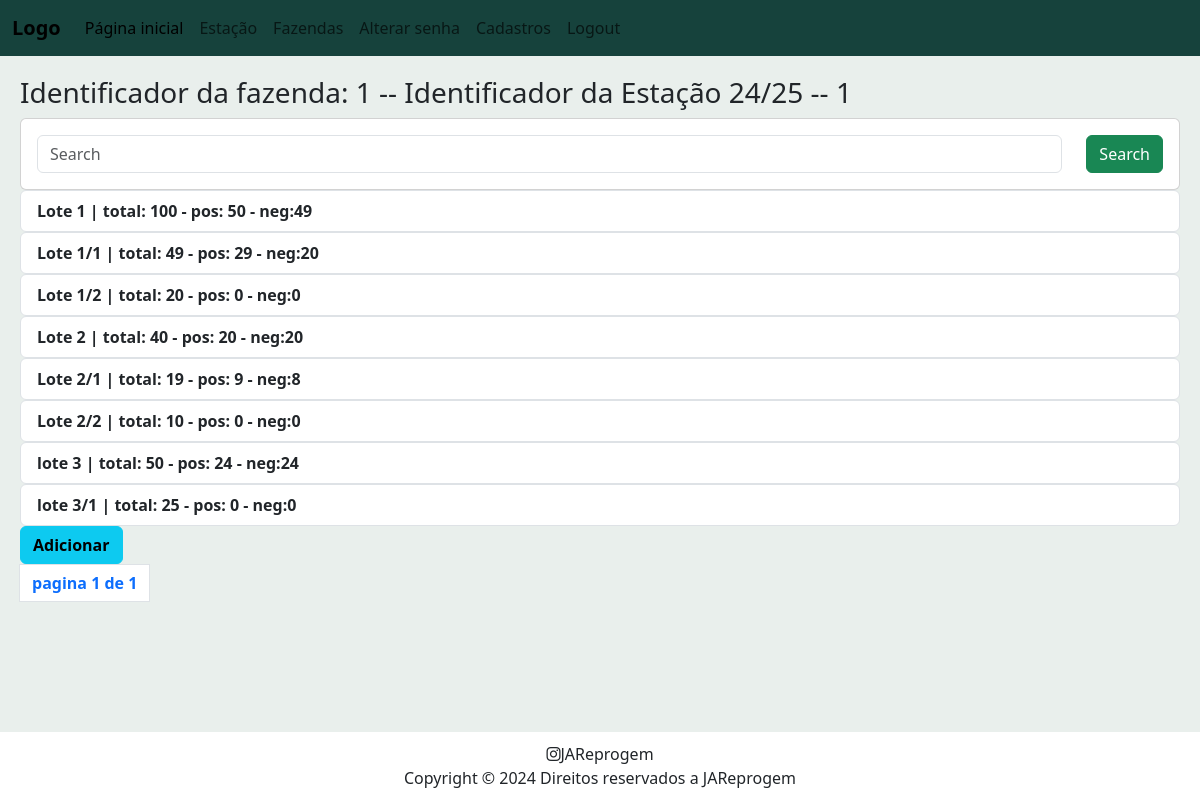
The app's page /batch/1/season/1 (signed in) with its own data.
### farm/models.py (models this page shows, shortened)
class Farm(models.Model):
    farm_name = models.CharField(max_length=200)
    farm_brand = models.ImageField(default="defaultlogo.jpg", upload_to="farm_logos")
    farm_acronym = models.CharField(max_length=4, default="")
    farm_owner = models.CharField(max_length=200)
    farm_location = models.CharField(max_length=200)

### season/models.py (models this page shows, shortened)
class Season(models.Model):
    season_name = models.CharField(max_length=200)
    begin_date = models.DateField()
    end_date = models.DateField()
    farms = models.ManyToManyField(Farm, related_name='seasons')

### batch/models.py (models this page shows, shortened)
class Batch(models.Model):
    class Choices(models.TextChoices):
        SIM = "M", "Macho"
        NAO = "F", "Fêmea"
        MIX = "H", "Heterogêneo"
    farm = models.ForeignKey(Farm, on_delete=models.CASCADE, related_name="batches")
    season = models.ForeignKey(Season, on_delete=models.CASCADE, related_name="batches")
    batch_name = models.CharField(max_length=200)
    prior_batch = models.ForeignKey('self', on_delete=models.CASCADE, null=True, blank=True, related_name='derivative')
    batch_shaping = models.ForeignKey(Shaping, on_delete=models.CASCADE, related_name="batches", default=None)
    batch_maternity = models.CharField(
        max_length=1,
        choices=Choices.choices
    )
    protocol =models.ForeignKey(Protocol, on_delete=models.CASCADE, related_name="batches", default=None)
    vet_name = models.ForeignKey(User, on_delete=models.CASCADE, default=1)
    batch_size = models.IntegerField()
    d0_date = models.DateField(blank=True, null=True, default=None)
    dg_date = models.DateField(blank=True, null=True, default=None)
    negative_quant = models.IntegerField(default=0)
    recurrence_negative_quant = models.IntegerField(default=0)
    positive_quant = models.IntegerField(default=0)
    recurrence_positive_quant = models.IntegerField(default=0)
    recurrence_quant = models.IntegerField(default=0)
    uncertainty_quant = models.IntegerField(default=0)
    batch_acronym = models.CharField(max_length=50, default="", blank=True)

### batch/views.py (the view)
# urls.py: path("<int:farm_id>/season/<int:season_id>", views.batch_index, name="batch_index"),
@login_required
def batch_index(request, farm_id, season_id):
    season = Season.objects.get(id=season_id)
    farm = Farm.objects.get(id=farm_id)
    batch_list = Batch.objects.filter(farm=farm, season=season).order_by('id')
    batch_name = request.GET.get("batch_name")
    if batch_name != "" and batch_name is not None:
        batch_list = batch_list.filter(batch_name__icontains = batch_name)
    paginator = Paginator(batch_list, 9)
    page = request.GET.get("page")
    batch_list = paginator.get_page(page)
    context = {
        "season": season,
        "farm": farm,
        "batch_list": batch_list,
    }
    return render(request, "batch/batch-index.html", context)

### batch/templates/batch/batch-index.html (shortened to what this page needs)
{% extends 'farm/base.html' %}
    {% block body %}
        <h3> Identificador da fazenda: {{ farm.id }} -- Identificador da {{ season.season_name }} -- {{ season.id }} </h3>
        {% if batch_list %}
            <div class="row">
                <div class="col-md-12">
                    <form class="card card-sm">
                        <div class="card-body row no-gutters align-items-center">
                            <div class="col">
                                <input type="search" name="batch_name" placeholder="Search" class="form-control form-control-borderless">
                            </div>
                            <div class="col-auto">
                                <button class="btn btn-success" type="submit">Search</button>
                            </div>
                        </div>
                    </form>
                </div>
            </div>
            {% for batch in batch_list %}
                <ul class="list-group">
                    <li class="list-group-item">
                        <a href="{% url 'batch_detail' batch.id %}">
                            {{ batch.batch_name }} |
                            total: {{ batch.batch_size }} - pos: {{ batch.positive_quant }} - neg:{{ batch.negative_quant }}
                        </a>
                    </li>
                </ul>
            {% endfor %}
            <button type="button" class="btn btn-info"><a href="{% url 'add_batch' farm.id season.id %}">Adicionar</a></button>
            <nav aria-label="Page navigation example" style="background-color: #e9efec;">
                <ul class="pagination">
                    <li class="page-item"><a class="page-link" href="#">pagina {{ batch_list.number }} de {{ batch_list.paginator.num_pages }}</a></li>
                </ul>
            </nav>
        {% else %}
            <h4>Sem lotes cadastrados</h4>
            <button type="button" class="btn btn-info"><a href="{% url 'add_batch' farm.id season.id %}">Adicionar</a></button>
        {% endif %}
    {% endblock %}

### static/css/styles.css (style rules this page uses)
a { text-decoration: none; color: inherit; font-weight: bold; }

### farm/templates/farm/base.html (style rules this page uses)
html, body { background-color: #e9efec; height: 100%; display: flex; flex-direction: column; }
nav { margin: 0px; background-color: #16423C; }

### records on screen
Farm: id "1"
Season: season_name "Estação 24/25", id "1"
Batch: batch_name "Lote 1", batch_size "100", positive_quant "50", negative_quant "49"
Batch: batch_name "Lote 1/1", batch_size "49", positive_quant "29", negative_quant "20"
Batch: batch_name "Lote 1/2", batch_size "20", positive_quant "0", negative_quant "0"
Batch: batch_name "Lote 2", batch_size "40", positive_quant "20", negative_quant "20"
Batch: batch_name "Lote 2/1", batch_size "19", positive_quant "9", negative_quant "8"
Batch: batch_name "Lote 2/2", batch_size "10", positive_quant "0", negative_quant "0"
Batch: batch_name "lote 3", batch_size "50", positive_quant "24", negative_quant "24"
Batch: batch_name "lote 3/1", batch_size "25", positive_quant "0", negative_quant "0"

### other values on screen
{{ batch_list.number }} "1"
{{ batch_list.paginator.num_pages }} "1"
